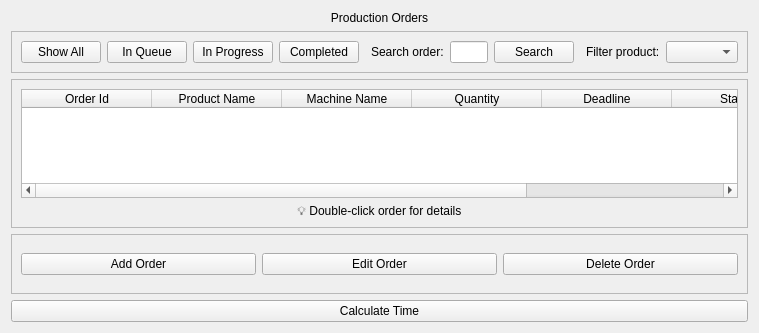
<?xml version="1.0" encoding="UTF-8"?>
<ui version="4.0">
 <class>pageOrders</class>
 <widget class="QWidget" name="pageOrders">
  <property name="geometry">
   <rect>
    <x>0</x>
    <y>0</y>
    <width>759</width>
    <height>333</height>
   </rect>
  </property>
  <property name="windowTitle">
   <string>Form</string>
  </property>
  <layout class="QVBoxLayout" name="verticalLayout">
   <item>
    <widget class="QLabel" name="lblTitle">
     <property name="sizePolicy">
      <sizepolicy hsizetype="Expanding" vsizetype="Fixed">
       <horstretch>0</horstretch>
       <verstretch>0</verstretch>
      </sizepolicy>
     </property>
     <property name="styleSheet">
      <string notr="true"/>
     </property>
     <property name="text">
      <string>Production Orders</string>
     </property>
     <property name="alignment">
      <set>Qt::AlignmentFlag::AlignCenter</set>
     </property>
    </widget>
   </item>
   <item>
    <widget class="QFrame" name="frame_filters">
     <property name="sizePolicy">
      <sizepolicy hsizetype="Expanding" vsizetype="Fixed">
       <horstretch>0</horstretch>
       <verstretch>0</verstretch>
      </sizepolicy>
     </property>
     <property name="minimumSize">
      <size>
       <width>0</width>
       <height>0</height>
      </size>
     </property>
     <property name="frameShape">
      <enum>QFrame::Shape::StyledPanel</enum>
     </property>
     <property name="frameShadow">
      <enum>QFrame::Shadow::Raised</enum>
     </property>
     <layout class="QHBoxLayout" name="horizontalLayout" stretch="0,0,0,0,0,0,0,1,0,0,1">
      <item>
       <widget class="QPushButton" name="btn_show_all">
        <property name="text">
         <string>Show All</string>
        </property>
        <property name="icon">
         <iconset>
          <normaloff>../assets/icons/clear.svg</normaloff>../assets/icons/clear.svg</iconset>
        </property>
        <property name="checkable">
         <bool>true</bool>
        </property>
       </widget>
      </item>
      <item>
       <widget class="QPushButton" name="btn_show_in_queue">
        <property name="text">
         <string>In Queue</string>
        </property>
        <property name="icon">
         <iconset>
          <normaloff>../assets/icons/pending.svg</normaloff>../assets/icons/pending.svg</iconset>
        </property>
        <property name="checkable">
         <bool>true</bool>
        </property>
       </widget>
      </item>
      <item>
       <widget class="QPushButton" name="btn_show_in_progress">
        <property name="text">
         <string>In Progress</string>
        </property>
        <property name="icon">
         <iconset>
          <normaloff>../assets/icons/progress.svg</normaloff>../assets/icons/progress.svg</iconset>
        </property>
        <property name="checkable">
         <bool>true</bool>
        </property>
       </widget>
      </item>
      <item>
       <widget class="QPushButton" name="btn_show_completed">
        <property name="text">
         <string>Completed</string>
        </property>
        <property name="icon">
         <iconset>
          <normaloff>../assets/icons/done.svg</normaloff>../assets/icons/done.svg</iconset>
        </property>
        <property name="checkable">
         <bool>true</bool>
        </property>
       </widget>
      </item>
      <item>
       <widget class="QWidget" name="spacer" native="true"/>
      </item>
      <item>
       <widget class="QLabel" name="lblSearch">
        <property name="text">
         <string>Search order:</string>
        </property>
       </widget>
      </item>
      <item>
       <widget class="QLineEdit" name="le_search"/>
      </item>
      <item>
       <widget class="QPushButton" name="btn_search">
        <property name="text">
         <string>Search</string>
        </property>
        <property name="icon">
         <iconset>
          <normaloff>../assets/icons/search.svg</normaloff>../assets/icons/search.svg</iconset>
        </property>
       </widget>
      </item>
      <item>
       <widget class="QWidget" name="spacer_2" native="true"/>
      </item>
      <item>
       <widget class="QLabel" name="lbl_info">
        <property name="text">
         <string>Filter product:</string>
        </property>
       </widget>
      </item>
      <item>
       <widget class="QComboBox" name="cb_filter_product"/>
      </item>
     </layout>
    </widget>
   </item>
   <item>
    <widget class="QFrame" name="frame_table">
     <property name="frameShape">
      <enum>QFrame::Shape::StyledPanel</enum>
     </property>
     <property name="frameShadow">
      <enum>QFrame::Shadow::Raised</enum>
     </property>
     <layout class="QVBoxLayout" name="verticalLayout_2">
      <item>
       <widget class="QTableWidget" name="tableOrders">
        <property name="editTriggers">
         <set>QAbstractItemView::EditTrigger::NoEditTriggers</set>
        </property>
        <property name="alternatingRowColors">
         <bool>false</bool>
        </property>
        <property name="selectionMode">
         <enum>QAbstractItemView::SelectionMode::SingleSelection</enum>
        </property>
        <property name="selectionBehavior">
         <enum>QAbstractItemView::SelectionBehavior::SelectRows</enum>
        </property>
        <property name="sortingEnabled">
         <bool>true</bool>
        </property>
        <attribute name="horizontalHeaderDefaultSectionSize">
         <number>130</number>
        </attribute>
        <attribute name="horizontalHeaderStretchLastSection">
         <bool>true</bool>
        </attribute>
        <column>
         <property name="text">
          <string>Order Id</string>
         </property>
        </column>
        <column>
         <property name="text">
          <string>Product Name</string>
         </property>
        </column>
        <column>
         <property name="text">
          <string>Machine Name</string>
         </property>
        </column>
        <column>
         <property name="text">
          <string>Quantity</string>
         </property>
        </column>
        <column>
         <property name="text">
          <string>Deadline</string>
         </property>
        </column>
        <column>
         <property name="text">
          <string>Status</string>
         </property>
        </column>
        <column>
         <property name="text">
          <string>Priority</string>
         </property>
        </column>
       </widget>
      </item>
      <item>
       <widget class="QLabel" name="lblHint">
        <property name="sizePolicy">
         <sizepolicy hsizetype="Expanding" vsizetype="Fixed">
          <horstretch>0</horstretch>
          <verstretch>0</verstretch>
         </sizepolicy>
        </property>
        <property name="text">
         <string>💡 Double-click order for details</string>
        </property>
        <property name="alignment">
         <set>Qt::AlignmentFlag::AlignCenter</set>
        </property>
       </widget>
      </item>
     </layout>
    </widget>
   </item>
   <item>
    <widget class="QFrame" name="frame_action_bar">
     <property name="minimumSize">
      <size>
       <width>0</width>
       <height>60</height>
      </size>
     </property>
     <property name="frameShape">
      <enum>QFrame::Shape::StyledPanel</enum>
     </property>
     <property name="frameShadow">
      <enum>QFrame::Shadow::Raised</enum>
     </property>
     <layout class="QHBoxLayout" name="horizontalLayout_2">
      <item>
       <widget class="QPushButton" name="btn_addOrder">
        <property name="text">
         <string>Add Order</string>
        </property>
        <property name="icon">
         <iconset>
          <normaloff>../assets/icons/add.svg</normaloff>../assets/icons/add.svg</iconset>
        </property>
       </widget>
      </item>
      <item>
       <widget class="QPushButton" name="btn_editOrder">
        <property name="text">
         <string>Edit Order</string>
        </property>
        <property name="icon">
         <iconset>
          <normaloff>../assets/icons/edit.svg</normaloff>../assets/icons/edit.svg</iconset>
        </property>
       </widget>
      </item>
      <item>
       <widget class="QPushButton" name="btn_deleteOrder">
        <property name="text">
         <string>Delete Order</string>
        </property>
        <property name="icon">
         <iconset>
          <normaloff>../assets/icons/delete.svg</normaloff>../assets/icons/delete.svg</iconset>
        </property>
       </widget>
      </item>
     </layout>
    </widget>
   </item>
   <item>
    <widget class="QPushButton" name="btn_calculate_time">
     <property name="text">
      <string>Calculate Time</string>
     </property>
     <property name="icon">
      <iconset>
       <normaloff>../assets/icons/calculate.svg</normaloff>../assets/icons/calculate.svg</iconset>
     </property>
    </widget>
   </item>
  </layout>
 </widget>
 <resources/>
 <connections/>
</ui>
